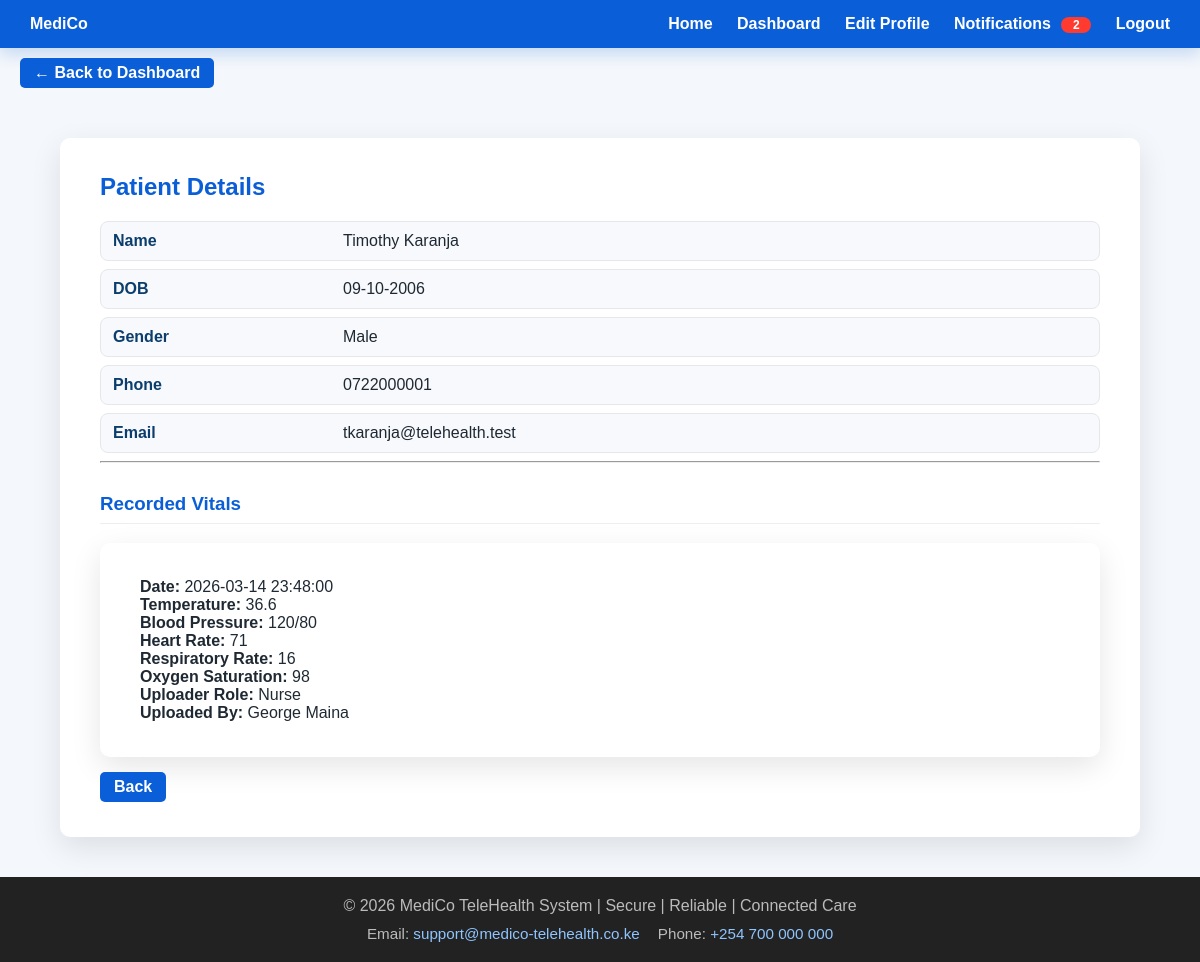
The page /nurse/nurse_view_patient.php?appointment=1 (signed in) on the database its author committed.
### tables this page shows
CREATE TABLE `patients` (
  `PatientID` varchar(15) NOT NULL,
  `FName` varchar(300) NOT NULL,
  `DOB` date NOT NULL,
  `Gender` varchar(15) NOT NULL,
  `NatID_PP` varchar(20) NOT NULL,
  `PhoneNum` varchar(15) NOT NULL,
  `Email` varchar(500) DEFAULT NULL,
  `NOKName` varchar(300) DEFAULT NULL,
  `NOKPhoneNum` varchar(15) DEFAULT NULL,
  `NOKEmail` varchar(500) DEFAULT NULL,
  `SHAnum` varchar(50) DEFAULT NULL,
  `InsuranceProvider` varchar(100) DEFAULT NULL,
  `PolicyNum` varchar(50) DEFAULT NULL,
  `CreatedAt` datetime NOT NULL DEFAULT CURRENT_TIMESTAMP,
  `UpdatedAt` datetime NOT NULL DEFAULT CURRENT_TIMESTAMP ON UPDATE CURRENT_TIMESTAMP,
  PRIMARY KEY (`PatientID`),
  UNIQUE KEY `PolicyNum` (`PolicyNum`),
  CONSTRAINT `patients_ibfk_1` FOREIGN KEY (`PatientID`) REFERENCES `users` (`UserID`) ON DELETE CASCADE ON UPDATE CASCADE
);

CREATE TABLE `patient_vitals` (
  `VitalID` int NOT NULL AUTO_INCREMENT,
  `PatientID` varchar(15) NOT NULL,
  `UploadedByID` varchar(15) NOT NULL,
  `UploadedByRole` enum('Nurse','Patient','Caregiver') NOT NULL,
  `AppID` int NOT NULL,
  `Temperature` decimal(4,1) DEFAULT NULL,
  `BloodPressure` varchar(20) DEFAULT NULL,
  `HeartRate` int DEFAULT NULL,
  `RespiratoryRate` int DEFAULT NULL,
  `OxygenSaturation` int DEFAULT NULL,
  `Notes` text,
  `RecordedAt` datetime DEFAULT CURRENT_TIMESTAMP,
  PRIMARY KEY (`VitalID`),
  KEY `idx_vitals_app` (`AppID`,`PatientID`,`UploadedByRole`,`UploadedByID`),
  KEY `PatientID` (`PatientID`),
  CONSTRAINT `patient_vitals_ibfk_1` FOREIGN KEY (`PatientID`) REFERENCES `patients` (`PatientID`) ON DELETE CASCADE ON UPDATE CASCADE,
  CONSTRAINT `patient_vitals_ibfk_2` FOREIGN KEY (`AppID`) REFERENCES `appointments` (`AppID`) ON DELETE CASCADE ON UPDATE CASCADE
);

### functions.php (called while the page is built, shortened)
<?php
function isDigitsOnly($value) {
    $value = (string)$value;
    $len = strlen($value);
    for ($i = 0; $i < $len; $i++) {
        $ord = ord($value[$i]);
    }
    return true;
}
function isDateYmd($value) {
    $value = trim((string)$value);
    $year = substr($value, 0, 4);
    $month = substr($value, 5, 2);
    $day = substr($value, 8, 2);
    $d = (int)$day;
    $m = (int)$month;
    $y = (int)$year;
    $daysInMonth = [31,28,31,30,31,30,31,31,30,31,30,31];
    $isLeap = ($y % 4 === 0 && ($y % 100 !== 0 || $y % 400 === 0));
    return true;
}
function ymdToDmy($value) {
    $value = trim((string)$value);
    $dt = DateTime::createFromFormat('Y-m-d', $value);
    return $dt->format('d-m-Y');
}
?>

### nurse/nurse_view_patient.php (the view, shortened to what this page needs)
<?php
require "../db.php";
require "../functions.php";
$appointmentID = $_GET['appointment'] ?? null;
$stmt = $pdo->prepare(
    "SELECT p.PatientID, p.FName, p.DOB, p.Gender, p.PhoneNum, p.Email
     FROM appointments a
     JOIN patients p ON a.PatientID = p.PatientID
     WHERE a.AppID = :aid"
);
$stmt->execute([':aid' => $appointmentID]);
$patient = $stmt->fetch(PDO::FETCH_ASSOC);
$dobDisplay = ymdToDmy($patient['DOB']) ?? $patient['DOB'];
$stmt = $pdo->prepare(
    "SELECT Temperature, BloodPressure, HeartRate, RespiratoryRate,
            OxygenSaturation, RecordedAt, UploadedByID, UploadedByRole,
            COALESCE(
                CASE UploadedByRole
                    WHEN 'Patient' THEN p.FName
                    WHEN 'Doctor' THEN d.FName
                    WHEN 'Nurse' THEN n.FName
                    WHEN 'Caregiver' THEN c.FName
                    WHEN 'Labtech' THEN l.FName
                    WHEN 'Admin' THEN a.FName
                    ELSE NULL
                END,
                u.Uname,
                UploadedByID
            ) AS UploadedByName
     FROM patient_vitals
     LEFT JOIN users u ON u.UserID = patient_vitals.UploadedByID
     LEFT JOIN patients p ON p.PatientID = patient_vitals.UploadedByID
     LEFT JOIN doctors d ON d.DoctorID = patient_vitals.UploadedByID
     LEFT JOIN nurses n ON n.NurseID = patient_vitals.UploadedByID
     LEFT JOIN caregivers c ON c.CaregiverID = patient_vitals.UploadedByID
     LEFT JOIN labtechs l ON l.LabTechID = patient_vitals.UploadedByID
     LEFT JOIN admin a ON a.AdminID = patient_vitals.UploadedByID
     WHERE AppID = :aid
     ORDER BY RecordedAt DESC"
);
$stmt->execute([':aid' => $appointmentID]);
$vitals = $stmt->fetchAll(PDO::FETCH_ASSOC);
?>
<?php
include "../header.php"; ?>
<main class="main-content">
<div class="profile-container">
    <h2>Patient Details</h2>
    <div class="profile-row"><strong>Name</strong><?= htmlspecialchars($patient['FName']) ?></div>
    <div class="profile-row"><strong>DOB</strong><?= htmlspecialchars($dobDisplay) ?></div>
    <div class="profile-row"><strong>Gender</strong><?= htmlspecialchars($patient['Gender']) ?></div>
    <div class="profile-row"><strong>Phone</strong><?= htmlspecialchars($patient['PhoneNum']) ?></div>
    <div class="profile-row"><strong>Email</strong><?= htmlspecialchars($patient['Email']) ?></div>
    <hr>
    <h3>Recorded Vitals</h3>
    <?php
if ($vitals): ?>
        <?php
foreach ($vitals as $v): ?>
            <div class="profile-container notes-card">
                <strong>Date:</strong> <?= $v['RecordedAt'] ?><br>
                <strong>Temperature:</strong> <?= htmlspecialchars($v['Temperature'] ?? '-') ?><br>
                <strong>Blood Pressure:</strong> <?= htmlspecialchars($v['BloodPressure'] ?? '-') ?><br>
                <strong>Heart Rate:</strong> <?= htmlspecialchars($v['HeartRate'] ?? '-') ?><br>
                <strong>Respiratory Rate:</strong> <?= htmlspecialchars($v['RespiratoryRate'] ?? '-') ?><br>
                <strong>Oxygen Saturation:</strong> <?= htmlspecialchars($v['OxygenSaturation'] ?? '-') ?><br>
                <strong>Uploader Role:</strong> <?= htmlspecialchars($v['UploadedByRole'] ?? '-') ?><br>
                <strong>Uploaded By:</strong> <?= htmlspecialchars($v['UploadedByName'] ?? '-') ?>
            </div>
        <?php
endforeach; ?>
    <?php
else: ?>
        <p>No vitals recorded yet for this appointment.</p>
    <?php
endif; ?>
    <a href="nurse_appointments.php" class="btn btn-view">Back</a>
</div>
</main>
<?php
include "../footer.php"; ?>

### css/style.css (style rules this page uses)
html, body { height: 100%; }
body { margin: 0; display: flex; flex-direction: column; font-family: Arial, Helvetica, sans-serif; background: #f4f7fb; color: #1f2933; }
.main-content { flex: 1; padding: 40px 12px; }
a.btn, a.home-btn, .home-btn { text-decoration: none; }
.profile-container { max-width: 1000px; margin: 0 auto; background: #fff; padding: 35px 40px; border-radius: 10px; box-shadow: 0 10px 30px rgba(0,0,0,0.1); }
.profile-container h2, .dashboard-container h2 { margin-top: 0; color: #0a5ed7; }
.profile-container h3 { margin-top: 30px; color: #0a5ed7; border-bottom: 1px solid #eee; padding-bottom: 8px; }
.profile-row { display: grid; grid-template-columns: minmax(140px, 220px) 1fr; gap: 10px; align-items: start; padding: 10px 12px; margin-bottom: 8px; background: #f7f9fc; border: 1px solid #e5e7eb; border-radius: 8px; }
.profile-row strong { color: #0b3d6d; font-weight: 600; }
.btn { display: inline-flex; align-items: center; justify-content: center; padding: 6px 14px; border-radius: 5px; border: none; cursor: pointer; font-weight: bold; text-align: center; transition: transform 0.15s ease, box-shadow 0.15s ease; }
.btn-view { background:#0a5ed7; color:white; }
.notes-card { margin-bottom: 15px; }

### rows shown on the page
patients: FName "Timothy Karanja", DOB "09-10-2006", Gender "Male", PhoneNum "0722000001", Email "tkaranja@telehealth.test"
patient_vitals: RecordedAt "2026-03-14 23:48:00", Temperature "36.6", BloodPressure "120/80", HeartRate "71", RespiratoryRate "16", OxygenSaturation "98", UploadedByRole "Nurse", UploadedByName "George Maina"

### other values the page prints
$notifCount "2"
